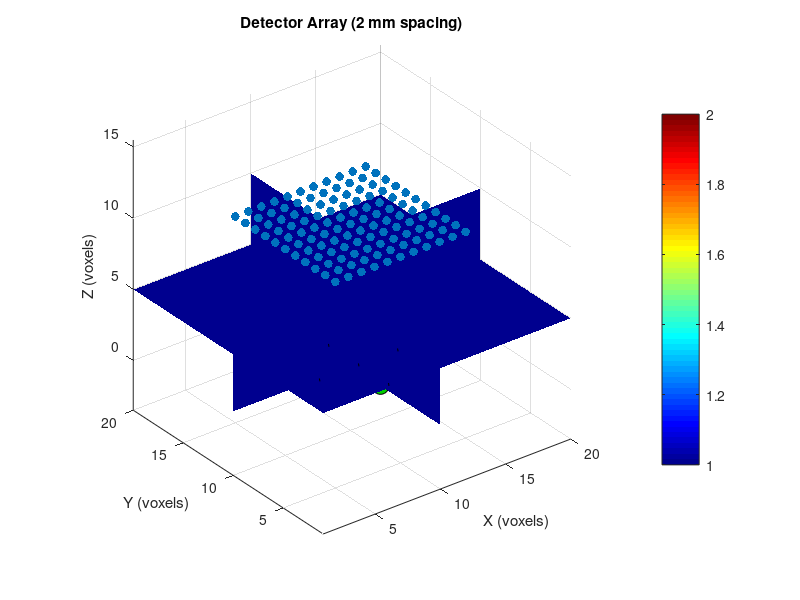

Write the MATLAB code that produced this figure. (Note: this script raises an error after producing the figure.)
%%%%%%%%%%%%%%%%%%%%%%%%%%%%%%%%%%%%%%%%
% Image reconstruction based on Perturbasion model
% Forward model: MCXLAB time domain
% Inverse problem solver: linear, lsqr from Matlab
% Created by jingjing jiang, 
%            jing.jing.jiang@outlook.com
% Date: 2025.04.23
%%%%%%%%%%%%%%%%%%%%%%%%%%%%%%%%%%%%%%%%
%% add paths
path_mcxlab = '/home/jingjing/Documents//SoftwarePackages/mcx2023/';
addpath(genpath(path_mcxlab))
 

%% create an homogeneous case
%% Step 1 - run baseline simulation to get detected photons (and their seeds) at detectors
mua_homo = 0.005 * ones(1,2);
mua_heter = mua_homo;
mua_heter(2) = 0.1;

clear cfg
% cfg.seed = hex2dec('623F9A9E');
cfg.nphoton=1e8;
 
cfg.vol=uint8(ones(20,20,10));
cfg.vol( 11:13,7:9, 4:5)=2;
 

% time-domain simulation parameters
cfg.tstart = 0;
cfg.tend =0.3e-9;
cfg.tstep = 1e-11 ;
 

twin = cfg.tstart + cfg.tstep :cfg.tstep:cfg.tend;
numgate = length(twin);
 
cfg.prop=[0 0 1 1; 
    1e-6 0.4 0.5 1.37; 
    1e-6 0.4 0.5 1.37];
 
cfg.unitinmm = 1;

% add 10 x 10 detectors on the opposite side with the pixel size = 2 mm
% cfg.detpos=[30,20,0,1];        % to detect photons, one must first define detectors
det_spacing = 1;
 
x_start = 5; x_end = 15; % Includes center at 15
y_start = 5; y_end = 15;
z_pos =  10+1; % Opposite side of source (z=1)
XX = x_start:det_spacing:x_end;
YY = y_start:det_spacing:y_end;

% Generate detector coordinates
[x_det, y_det] = meshgrid(XX, YY);
cfg.detpos = [x_det(:), y_det(:), repmat(z_pos, numel(x_det), 1), ones(numel(x_det),1)];

% cfg.detpos = [10, 10,  10, 2 ];
cfg.maxdetphoton = 1e8;
cfg.issavedet =1;
 
cfg.autopilot = 1;
cfg.gpuid = 1;

cfg.isreflect = 0; % enable reflection at exterior boundaries
cfg.outputtype = 'flux'; 
 

%% run baseline simulation, now seed data are stored in output seeds.data
% srcList = [    10    10
%     10     7
%     10    13
%      7    10
%     13    10];
% srcList = [10 10]
% srcList = [10 10;10 11];
% srcList = [10 11];

% srcList = [    10    10
%     10     9
%     10    11
%      9    10
%     11    10];
srcList = [    10    10
    10     7
    10    13
    7    10
    13    10];

srcList = srcList  ;
srcList(:,3) =1;
numsrc = size(srcList,1);
numdet = size(cfg.detpos,1);

%% Visualization Geometry
figure;
vol = cfg.vol;
slice(double(vol), 10, 10, 5); % Slices at x=10, y=10, z=5
shading interp
colormap(jet)
colorbar
axis tight
xlabel('X'), ylabel('Y'), zlabel('Z')
title('3D Volume Slices')
hold on
% Visualize detector placement (optional)
scatter3(cfg.detpos(:,1), cfg.detpos(:,2), cfg.detpos(:,3), 40, 'filled');
title('Detector Array (2 mm spacing)');
xlabel('X (voxels)'); ylabel('Y (voxels)'); zlabel('Z (voxels)');
axis equal; grid on;
% Add source position
hold on;
src_pos = srcList;
scatter3(src_pos(:,1), src_pos(:,2), src_pos(:,3), 150, 'filled', ...
    'MarkerFaceColor', [0 0.8 0], 'MarkerEdgeColor', 'k'); 
% axis equal tight
view(3)
%%
cw_1 = zeros(numsrc*numdet,1);
cw_2 = cw_1;
hist_1_all = zeros(numsrc*numdet, numgate);
hist_2_all = hist_1_all;
for isrc = 1: numsrc
% isrc = 1
cfg.srcpos = srcList(isrc,:) ;
cfg.srcdir = [0 0 1];
cfg.srctype='disk';
% cfg.srcparam1=[10, 0, 0, 0];
% cfg.srcparam1=[5, 0, 0, 0]
cfg.srcparam1=[1, 0, 0, 0]

[flux, detp, vol, seeds]=mcxlab(cfg);
% size(seeds.data)
seeds_all(isrc).seeds = seeds;
det_all(isrc).det = detp;
hist_1 = create_hist(detp, ...
    mua_homo, twin, cfg);
%% add anomaly  in the volume (heterogenous case)
 
hist_2 = create_hist(detp, ...
    mua_heter, twin, cfg);

%% 
numdet = size(cfg.detpos,1);
figure, 
for ii = 1:numdet
% ii = 4
    semilogy(hist_1(ii,:))
    hold on
    semilogy(hist_2(ii,:))
end

hist_1_all(numdet*(isrc-1)+1: numdet*isrc,:)=hist_1;
hist_2_all(numdet*(isrc-1)+1: numdet*isrc,:)=hist_2;


% cw_1_tmp =  sum(hist_1,2);
% cw_2_tmp =  sum(hist_2,2);
% 
% cw_1(1+numdet * (isrc-1):numdet * isrc) = cw_1_tmp;
% cw_2(1+numdet * (isrc-1):numdet * isrc) = cw_2_tmp;
% 
% nx = length(XX);
% ny = length(YY);
% cw_2d_1 = reshape(cw_1_tmp,nx,ny);
% cw_2d_2 = reshape(cw_2_tmp ,nx,ny);
% figure,
% subplot(131)
% imagesc(cw_2d_1)
% colorbar
% subplot(132)
% imagesc(cw_2d_2)
% colorbar
% subplot(133)
% imagesc(cw_2d_1./cw_2d_2)
% colorbar
end

 
 
%% Process measurements CW
% phi_homo = log10(cw_1);
% phi_hetero = log10(cw_2);
% data_diff = phi_hetero - phi_homo ;
%% Process measurements Time Gates
% remove zero gates
[idx_1 idx_2] = find(hist_1==0);
idx_start = max(idx_2) +1;
idx_tg_select = idx_start:numgate;
ng = length(idx_tg_select);
% [nd ng] = size(hist_1);

% phi_homo = reshape(log10(hist_1(:,idx_tg_select))', numdet* ng , 1);
% phi_hetero = reshape(log10(hist_2(:,idx_tg_select))', numdet* ng, 1);
phi_homo = reshape(log10(hist_1_all(:,idx_tg_select))', numdet* numsrc*ng , 1);
phi_hetero = reshape(log10(hist_2_all(:,idx_tg_select))', numdet*numsrc*ng, 1);

data_diff = phi_hetero - phi_homo ;

 
% 
figure,
 
subplot(121)
plot(phi_homo )
hold on
plot(phi_hetero)

subplot(122)
plot(data_diff  )
%% Image reconstruction
 
%%  1. replay detected photon and output Jacobian [there is a bug with this replay mode
newcfg = cfg;
newcfg.prop(2:end,1) = mua_homo;
newcfg.outputtype = 'jacobian';
[vx, vy, vz] = size(newcfg.vol);
tic
jac_all = zeros(vx, vy, vz, numgate,numdet*numsrc);
for isrc = 1:numsrc
% newcfg.seed = seeds.data;
% newcfg.detphotons = detp.data;
% newcfg.replaydet = =-1 % 

newcfg.seed = seeds_all(isrc).seeds.data;
newcfg.detphotons = det_all(isrc).det.data;
% jac = zeros(vx, vy, vz, numgate,numdet);
% for idet = 1: numdet
%     newcfg.replaydet= idet
    newcfg.replaydet= -1;
    [flux2, detp2, vol2, seeds2] = mcxlab(newcfg);
%     size(flux2.data)
    jac  = flux2.data;
    
% end
 jac_all(:,:,:,:,1+numdet * (isrc-1):numdet * isrc) = jac;
end
 
toc
%% 2. calculate jacobian matrix
% jac=log10(abs(jac1));
size(jac)

figure, 
% tg_plot = 10
for itg = 1:numgate
    imagesc(squeeze(jac(:,:,5,itg,1)))
    title(['time gate ' num2str(itg)])
    colorbar
    pause(0.3)
end
 
% jac(~isfinite(jac)) = nan;
%% reshape jacobian matrix
% J = reshape(jac, numel(cfg.vol), numdet)';  % [Ndet x Nvox]
% J = reshape(jac_all, numel(cfg.vol), numdet*num_src*numgate)' ;  % [Nmeas x Nvox]

% zero gates removed
J = reshape(jac_all(:,:,:,idx_tg_select,:), numel(cfg.vol), numdet*numsrc*ng)' ;  % [Nmeas x Nvox]
  
% remove nan
nan_idx = isnan(data_diff);
data_diff_clean = data_diff(~nan_idx);
J_clean = J(~nan_idx, :); % Make sure to remove corresponding rows from J!

data_diff = data_diff_clean;
J = J_clean;
% size(J)
[nx, ny] = size(J);
%% image reconstruction
lambda = 1e3;  % Regularization parameter

if nx<ny
 disp('JJt')
tic
% lambda = 1e0;  % Regularization parameter
%  JJt
H = J*J' + lambda*eye(size(J,1));
update = J'*(H\-data_diff);
update_3D = reshape(update, vx,vy,vz);
toc
else
 
% jtj
disp('tJt')
tic
% lambda = 1e1;  % Regularization parameter
H = J'*J + lambda*eye(size(J,2));
update = H \ (J' * -data_diff);

update_3D = reshape(update, vx,vy,vz);
toc
end
%% apply update and reconstruct
mu_a_recon_3D = update_3D+mua_homo(1);
figure
for iz = 1:size(cfg.vol,3)
    subplot(121)
    imagesc(squeeze( mu_a_recon_3D(:,:,iz)) )
    title(['z ' num2str(iz)])
    colorbar
    % clim([0.005 nanmax(mu_a_recon_3D(:))])
    subplot(122)
    imagesc(squeeze(cfg.vol(:,:, iz)))

    pause(0.3)
end
